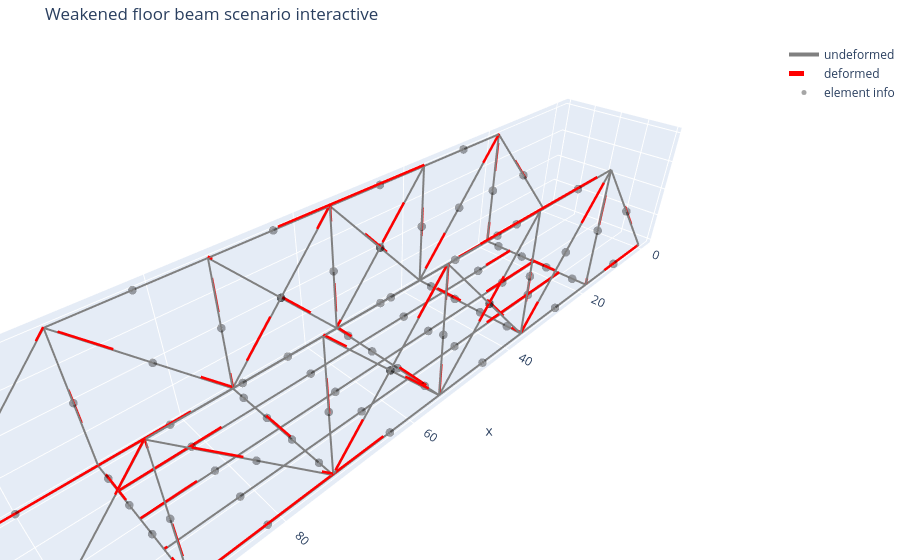

Write notebook code for a chart like this one.
### Code cell
model_path = "inputs/final_bridge/scenario_weakened_floor_beam.json"
_, clean_model, data, summary = preprocess_model(model_path)
package = solve_complete_model(clean_model, data)

fig = plot_structure_plotly(
    clean_model,
    data,
    U=package["results"]["U"],
    scale=3000,
    selector="all",
    show_undeformed=True,
    show_deformed=True,
    show_nodes=False,
    show_node_labels=False,
    show_element_hover=True,
    title="Weakened floor beam scenario interactive",
    save_html="outputs/final_bridge/plotly_plots/scenario_weakened_floor_beam_interactive.html",
    save_png="outputs/final_bridge/plotly_plots/scenario_weakened_floor_beam_interactive.png",
)
fig.show()

### Figure 1 — Plotly figure (JSON) as saved in the notebook; plotly's stock layout.template omitted (floating-point values rounded to 4 significant figures; data arrays with more than 128 entries replaced by an {"elided": "..."} marker saying what was removed)
{"data": [{"hoverinfo": "skip", "line": {"color": "gray", "dash": "solid", "width": 4}, "mode": "lines", "name": "undeformed", "type": "scatter3d", "x": {"elided": "234 float values"}, "y": {"elided": "234 int values"}, "z": {"elided": "234 int values"}}, {"hoverinfo": "skip", "line": {"color": "red", "dash": "dash", "width": 5}, "mode": "lines", "name": "deformed", "type": "scatter3d", "x": {"elided": "234 float values"}, "y": {"elided": "234 float values"}, "z": {"elided": "234 float values"}}, {"hovertemplate": "%{text}<extra></extra>", "marker": {"color": "black", "opacity": 0.35, "size": 5}, "mode": "markers", "name": "element info", "text": ["Element 101<br>type = 3D_truss<br>nodes = 1 to 2<br>section = lower_chord", "Element 102<br>type = 3D_truss<br>nodes = 2 to 3<br>section = lower_chord", "Element 103<br>type = 3D_truss<br>nodes = 3 to 4<br>section = lower_chord", "Element 104<br>type = 3D_truss<br>nodes = 4 to 5<br>section = lower_chord", "Element 105<br>type = 3D_truss<br>nodes = 5 to 6<br>section = lower_chord", "Element 106<br>type = 3D_truss<br>nodes = 6 to 7<br>section = lower_chord", "Element 107<br>type = 3D_truss<br>nodes = 1 to 8<br>section = upper_end", "Element 108<br>type = 3D_truss<br>nodes = 8 to 9<br>section = upper_chord", "Element 109<br>type = 3D_truss<br>nodes = 9 to 10<br>section = upper_chord", "Element 110<br>type = 3D_truss<br>nodes = 10 to 11<br>section = upper_chord", "Element 111<br>type = 3D_truss<br>nodes = 11 to 12<br>section = upper_chord", "Element 112<br>type = 3D_truss<br>nodes = 7 to 12<br>section = upper_end", "Element 113<br>type = 3D_truss<br>nodes = 2 to 8<br>section = vertical", "Element 114<br>type = 3D_truss<br>nodes = 3 to 9<br>section = vertical", "Element 115<br>type = 3D_truss<br>nodes = 4 to 10<br>section = vertical", "Element 116<br>type = 3D_truss<br>nodes = 5 to 11<br>section = vertical", "Element 117<br>type = 3D_truss<br>nodes = 6 to 12<br>section = vertical", "Element 118<br>type = 3D_truss<br>nodes = 3 to 8<br>section = diagonal", "Element 119<br>type = 3D_truss<br>nodes = 4 to 9<br>section = diagonal", "Element 120<br>type = 3D_truss<br>nodes = 4 to 11<br>section = diagonal", "Element 121<br>type = 3D_truss<br>nodes = 5 to 12<br>section = diagonal", "Element 122<br>type = 3D_truss<br>nodes = 3 to 10<br>section = tension_rod", "Element 123<br>type = 3D_truss<br>nodes = 5 to 10<br>section = tension_rod", "Element 201<br>type = 3D_truss<br>nodes = 13 to 14<br>section = lower_chord", "Element 202<br>type = 3D_truss<br>nodes = 14 to 15<br>section = lower_chord", "Element 203<br>type = 3D_truss<br>nodes = 15 to 16<br>section = lower_chord", "Element 204<br>type = 3D_truss<br>nodes = 16 to 17<br>section = lower_chord", "Element 205<br>type = 3D_truss<br>nodes = 17 to 18<br>section = lower_chord", "Element 206<br>type = 3D_truss<br>nodes = 18 to 19<br>section = lower_chord", "Element 207<br>type = 3D_truss<br>nodes = 13 to 20<br>section = upper_end", "Element 208<br>type = 3D_truss<br>nodes = 20 to 21<br>section = upper_chord", "Element 209<br>type = 3D_truss<br>nodes = 21 to 22<br>section = upper_chord", "Element 210<br>type = 3D_truss<br>nodes = 22 to 23<br>section = upper_chord", "Element 211<br>type = 3D_truss<br>nodes = 23 to 24<br>section = upper_chord", "Element 212<br>type = 3D_truss<br>nodes = 19 to 24<br>section = upper_end", "Element 213<br>type = 3D_truss<br>nodes = 14 to 20<br>section = vertical", "Element 214<br>type = 3D_truss<br>nodes = 15 to 21<br>section = vertical", "Element 215<br>type = 3D_truss<br>nodes = 16 to 22<br>section = vertical", "Element 216<br>type = 3D_truss<br>nodes = 17 to 23<br>section = vertical", "Element 217<br>type = 3D_truss<br>nodes = 18 to 24<br>section = vertical", "Element 218<br>type = 3D_truss<br>nodes = 15 to 20<br>section = diagonal", "Element 219<br>type = 3D_truss<br>nodes = 16 to 21<br>section = diagonal", "Element 220<br>type = 3D_truss<br>nodes = 16 to 23<br>section = diagonal", "Element 221<br>type = 3D_truss<br>nodes = 17 to 24<br>section = diagonal", "Element 222<br>type = 3D_truss<br>nodes = 15 to 22<br>section = tension_rod", "Element 223<br>type = 3D_truss<br>nodes = 17 to 22<br>section = tension_rod", "Element 301<br>type = 3D_frame<br>nodes = 2 to 25<br>section = floor_beam", "Element 302<br>type = 3D_frame<br>nodes = 25 to 26<br>section = floor_beam", "Element 303<br>type = 3D_frame<br>nodes = 26 to 27<br>section = floor_beam", "Element 304<br>type = 3D_frame<br>nodes = 27 to 14<br>section = floor_beam", "Element 305<br>type = 3D_frame<br>nodes = 3 to 28<br>section = floor_beam", "Element 306<br>type = 3D_frame<br>nodes = 28 to 29<br>section = floor_beam", "Element 307<br>type = 3D_frame<br>nodes = 29 to 30<br>section = floor_beam", "Element 308<br>type = 3D_frame<br>nodes = 30 to 15<br>section = floor_beam", "Element 309<br>type = 3D_frame<br>nodes = 4 to 31<br>section = floor_beam_damaged", "Element 310<br>type = 3D_frame<br>nodes = 31 to 32<br>section = floor_beam_damaged", "Element 311<br>type = 3D_frame<br>nodes = 32 to 33<br>section = floor_beam_damaged", "Element 312<br>type = 3D_frame<br>nodes = 33 to 16<br>section = floor_beam_damaged", "Element 313<br>type = 3D_frame<br>nodes = 5 to 34<br>section = floor_beam", "Element 314<br>type = 3D_frame<br>nodes = 34 to 35<br>section = floor_beam", "Element 315<br>type = 3D_frame<br>nodes = 35 to 36<br>section = floor_beam", "Element 316<br>type = 3D_frame<br>nodes = 36 to 17<br>section = floor_beam", "Element 317<br>type = 3D_frame<br>nodes = 6 to 37<br>section = floor_beam", "Element 318<br>type = 3D_frame<br>nodes = 37 to 38<br>section = floor_beam", "Element 319<br>type = 3D_frame<br>nodes = 38 to 39<br>section = floor_beam", "Element 320<br>type = 3D_frame<br>nodes = 39 to 18<br>section = floor_beam", "Element 401<br>type = 3D_frame<br>nodes = 25 to 28<br>section = stringer_light", "Element 402<br>type = 3D_frame<br>nodes = 28 to 31<br>section = stringer_light", "Element 403<br>type = 3D_frame<br>nodes = 31 to 34<br>section = stringer_light", "Element 404<br>type = 3D_frame<br>nodes = 34 to 37<br>section = stringer_light", "Element 405<br>type = 3D_frame<br>nodes = 26 to 29<br>section = stringer_heavy", "Element 406<br>type = 3D_frame<br>nodes = 29 to 32<br>section = stringer_heavy", "Element 407<br>type = 3D_frame<br>nodes = 32 to 35<br>section = stringer_heavy", "Element 408<br>type = 3D_frame<br>nodes = 35 to 38<br>section = stringer_heavy", "Element 409<br>type = 3D_frame<br>nodes = 27 to 30<br>section = stringer_light", "Element 410<br>type = 3D_frame<br>nodes = 30 to 33<br>section = stringer_light", "Element 411<br>type = 3D_frame<br>nodes = 33 to 36<br>section = stringer_light", "Element 412<br>type = 3D_frame<br>nodes = 36 to 39<br>section = stringer_light"], "type": "scatter3d", "x": [9.088, 27.26, 45.44, 63.62, 81.79, 99.97, 9.088, 27.26, 45.44, 63.62, 81.79, 99.97, 18.18, 36.35, 54.53, 72.7, 90.88, 27.26, 45.44, 63.62, 81.79, 45.44, 63.62, 9.088, 27.26, 45.44, 63.62, 81.79, 99.97, 9.088, 27.26, 45.44, 63.62, 81.79, 99.97, 18.18, 36.35, 54.53, 72.7, 90.88, 27.26, 45.44, 63.62, 81.79, 45.44, 63.62, 18.18, 18.18, 18.18, 18.18, 36.35, 36.35, 36.35, 36.35, 54.53, 54.53, 54.53, 54.53, 72.7, 72.7, 72.7, 72.7, 90.88, 90.88, 90.88, 90.88, 27.26, 45.44, 63.62, 81.79, 27.26, 45.44, 63.62, 81.79, 27.26, 45.44, 63.62, 81.79], "y": [0, 0, 0, 0, 0, 0, 0, 0, 0, 0, 0, 0, 0, 0, 0, 0, 0, 0, 0, 0, 0, 0, 0, 20, 20, 20, 20, 20, 20, 20, 20, 20, 20, 20, 20, 20, 20, 20, 20, 20, 20, 20, 20, 20, 20, 20, 2.5, 7.5, 12.5, 17.5, 2.5, 7.5, 12.5, 17.5, 2.5, 7.5, 12.5, 17.5, 2.5, 7.5, 12.5, 17.5, 2.5, 7.5, 12.5, 17.5, 5, 5, 5, 5, 10, 10, 10, 10, 15, 15, 15, 15], "z": [0, 0, 0, 0, 0, 0, 10, 20, 20, 20, 20, 10, 10, 10, 10, 10, 10, 10, 10, 10, 10, 10, 10, 0, 0, 0, 0, 0, 0, 10, 20, 20, 20, 20, 10, 10, 10, 10, 10, 10, 10, 10, 10, 10, 10, 10, 0, 0, 0, 0, 0, 0, 0, 0, 0, 0, 0, 0, 0, 0, 0, 0, 0, 0, 0, 0, 0, 0, 0, 0, 0, 0, 0, 0, 0, 0, 0, 0]}], "layout": {"margin": {"b": 0, "l": 0, "r": 0, "t": 40}, "scene": {"aspectmode": "data", "xaxis": {"title": {"text": "x"}}, "yaxis": {"title": {"text": "y"}}, "zaxis": {"title": {"text": "z"}}}, "showlegend": true, "title": {"text": "Weakened floor beam scenario interactive"}}}
